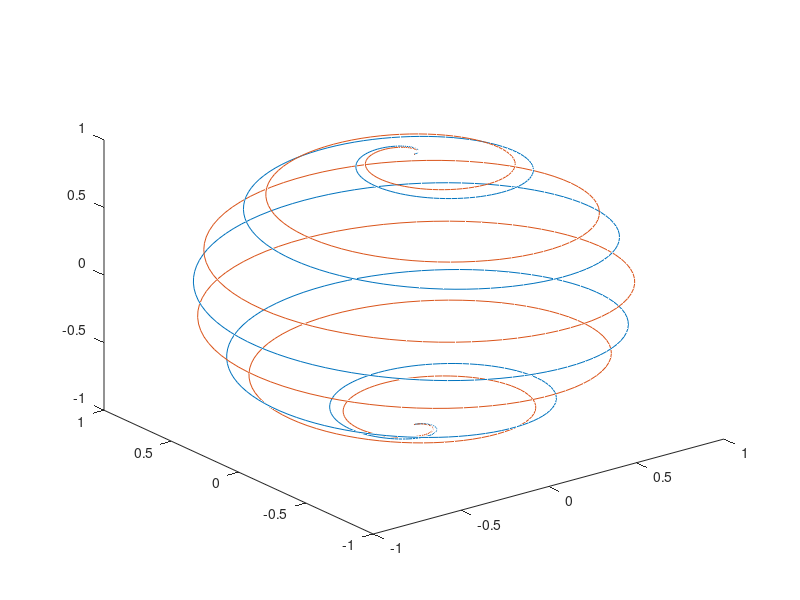

Write MATLAB code to recreate this figure.
t = 0:pi/500:pi;
xt1 = sin(t).*cos(10*t);
yt1 = sin(t).*sin(10*t);
zt1 = cos(t);

xt2 = sin(t).*cos(12*t);
yt2 = sin(t).*sin(12*t);
zt2 = cos(t);
plot3(xt1,yt1,zt1,xt2,yt2,zt2)